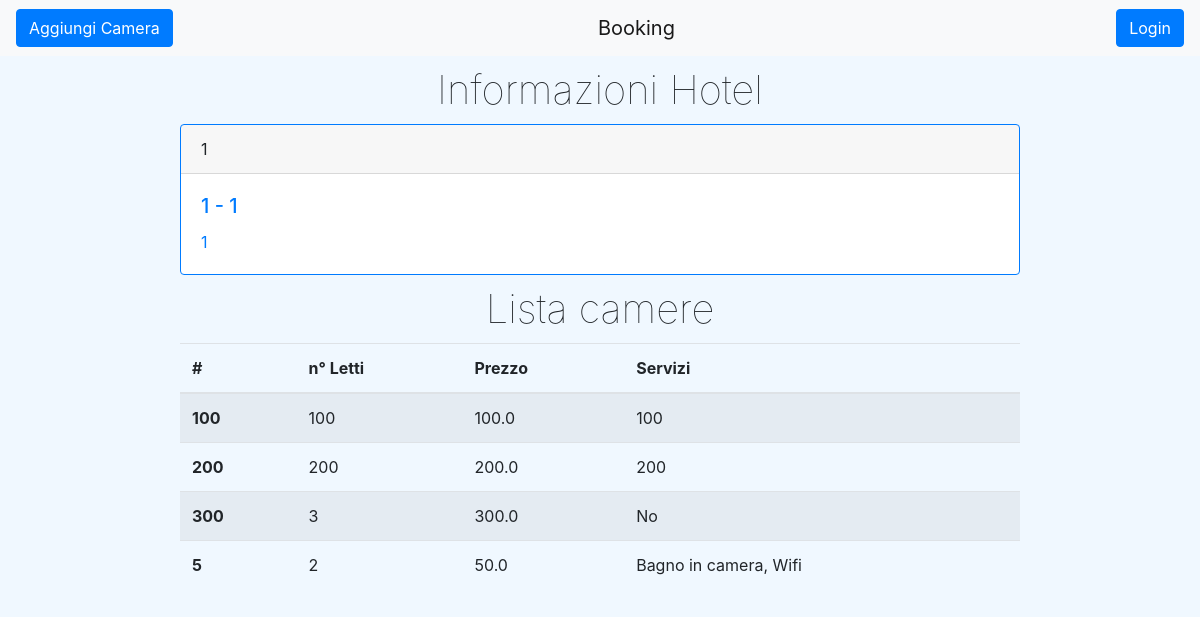
Before: /gestioneHotel/?id=1 with the older database file.
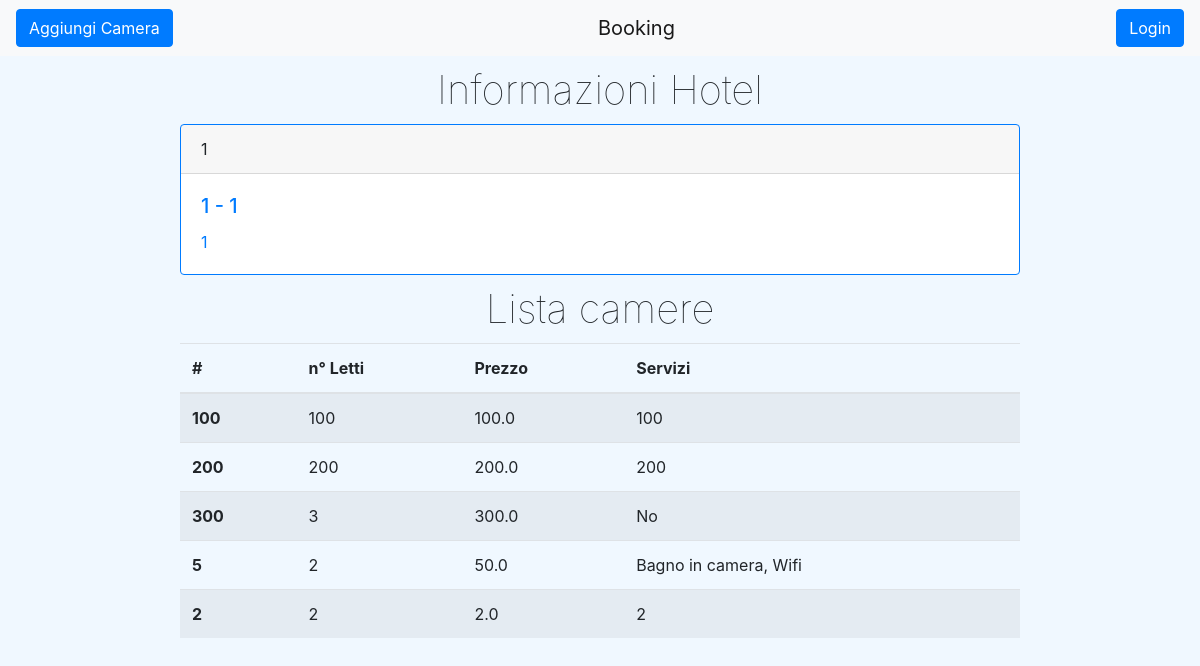
After: the same page with the newer database file.
### ProgettoISW/models.py (models this page shows)
class Hotel(models.Model):
    albergatore = models.ForeignKey(Albergatore, on_delete=models.CASCADE)
    nome = models.CharField(max_length=100)
    descrizione = models.TextField()
    citta = models.CharField(max_length=100)
    indirizzo = models.CharField(max_length=100)

class Camera(models.Model):
    hotel = models.ForeignKey(Hotel, on_delete=models.CASCADE)
    numero = models.IntegerField()
    nLetti = models.IntegerField()
    prezzo = models.FloatField()
    servizi = models.TextField()

### ProgettoISW/views.py (the view)
# urls.py: path('gestioneHotel/', views.gestioneHotel),
def gestioneHotel(request):
    hotel = None
    idHotel = request.GET.get('id', None)
    if idHotel is not None:
        hotel = Hotel.objects.get(pk=idHotel)
    else:
        if request.session['idHotel']:
            idHotel = request.session['idHotel']
            hotel = Hotel.objects.get(pk=idHotel)
    if hotel is not None:
        request.session['idHotel'] = idHotel
        elencoCamere = []
        for c in Camera.objects.all():
            if c.hotel == hotel:
                elencoCamere.append(c)
        return render(request, 'gestioneHotel.html', {'hotel': hotel, 'camere': elencoCamere})
    else:
        return redirect('/home/')

### templates/gestioneHotel.html (shortened to what this page needs)
{% extends "base.html" %}
{% block tasto-sinistro %}
    <button id="aggiungi-camera" class="btn btn-primary" type="button">
            <a href="/aggiungiCamera/?id={{ hotel.id }}">Aggiungi Camera</a>
    </button>
{% endblock %}
{% block content %}
    <main>
        <div class="wrapper">
            <h1 id="maintitle">Informazioni Hotel</h1>
            <div class="card border-primary">
                <div class="card-header">{{ hotel.nome }}</div>
                <div class="card-body text-primary">
                    <h5 class="card-title">{{ hotel.citta }} - {{ hotel.indirizzo }}</h5>
                    <p class="card-text">{{ hotel.descrizione }}</p>
                </div>
            </div>
            <h1 id="maintitle">Lista camere</h1>
            <table class="table table-striped">
                <thead>
                    <tr>
                          <th scope="col">#</th>
                          <th scope="col">n° Letti</th>
                          <th scope="col">Prezzo</th>
                          <th scope="col">Servizi</th>
                    </tr>
                </thead>
                <tbody>
                    {% for c in camere %}
                    <tr>
                        <th scope="row">{{ c.numero }}</th>
                        <td>{{ c.nLetti }}</td>
                        <td>{{ c.prezzo }}</td>
                        <td>{{ c.servizi }}</td>
                    </tr>
                    {% endfor %}
                </tbody>
            </table>
        </div>
    </main>
{% endblock %}

### templates/base.html (shortened to what this page needs)
<!DOCTYPE html>
<html lang="en">
{% load static %}
<head>
    <link rel="stylesheet" href="https://stackpath.bootstrapcdn.com/bootstrap/4.3.1/css/bootstrap.min.css">
    <link rel="stylesheet" href="{% static 'css/style.css' %}" type="text/css">
</head>
<body>
    <nav class="navbar navbar-light bg-light justify-content">
        {% block tasto-sinistro %}{% endblock %}
        <a class="navbar-brand" href="/home/">Booking</a>
        {% if request.session.nomeAlbergatore is not None %}
            <button id="logout" class="btn btn-primary" type="button">
                <a href="/logout/">Logout</a>
            </button>
        {% else %}
            <button id="login" class="btn btn-primary" type="button">
                <a href="/login/">Login</a>
            </button>
        {% endif %}
    </nav>
    {% block content %}{% endblock %}
</body>
</html>

### static/css/style.css (style rules this page uses)
* { box-sizing: border-box; }
body { background-color: aliceblue; }
button a { color: white; }
#maintitle { margin: 10px 0; font-weight: lighter; text-align: center; }
.wrapper { width: 70%; margin: auto; }
table { background-color: unset; }

Changed rows visible on the page:
added Camera: numero "2", nLetti "2", prezzo "2.0", servizi "2"
